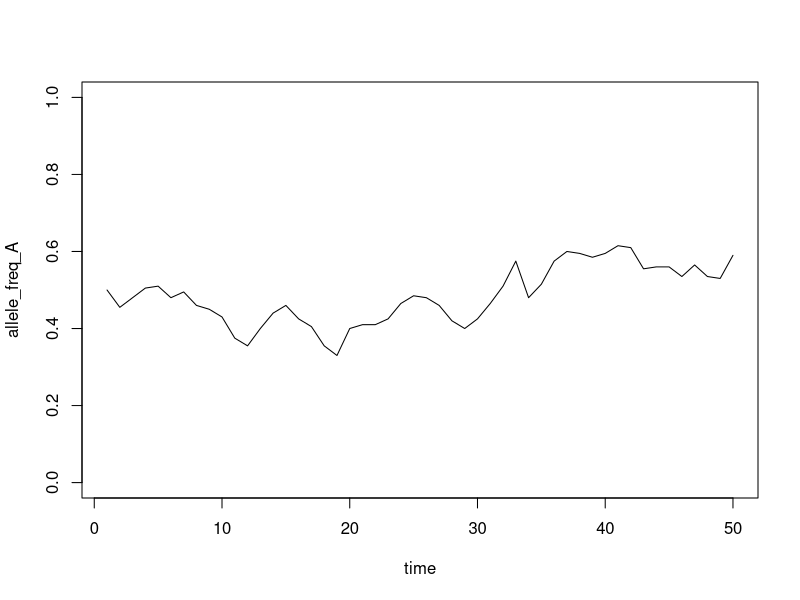

Recreate this plot in R.
## ---- chunk 1
init_pop_size <- 5000
## ---- chunk 2
pool_size <- 2 * init_pop_size
## ---- chunk 3
initial_frequency_A <- 0.5
initial_frequency_a <- 1 - initial_frequency_A
## ---- chunk 4
number_A <- 2 * round(initial_frequency_A * init_pop_size)
number_a <- 2 * round(initial_frequency_a * init_pop_size)
## ---- chunk 5
gene_pool <- c(rep("A", number_A), rep("a", number_a))
table(gene_pool)
## ---- chunk 6
new_gene_pool <- sample(gene_pool, 1000, replace = TRUE)
## ---- chunk 7
table(new_gene_pool)
## ---- chunk 8
# Set initial population size
init_pop_size <- 1000

# Set initial allele frequency
init_allele_freq_A <- 0.5
## ---- chunk 9
number_A <- 2 * init_allele_freq_A * init_pop_size
number_a <- 2 * init_pop_size - number_A

init_gene_pool <- c(rep("A", number_A), rep("a", number_a))
## ---- chunk 10
(gene_pool_table <- table(init_gene_pool))
## ---- chunk 11
(init_allele_freq_A <- gene_pool_table[2] / sum(gene_pool_table))
## ---- chunk 12
# Set number of generations
n_gen <- 50
pop_size <- 100

# Set up an empty vector of length n_gen to contain results
allele_freq_A <- rep(NA, n_gen)

# Put in an initial value for frequency of A
allele_freq_A[1] <- 0.5

# Establish the initial gene pool and name it gene_pool_time_n
# This part looks complicated, but I am just condensing the code from above into 1 line.
gene_pool_time_n <- c(rep("A", round(2 * allele_freq_A[1] * pop_size)), 
                    rep("a", round(2 * (1-allele_freq_A[1]) * pop_size)))

for (i in 2:n_gen) {
  gene_pool_time_n_plus_1 <- sample(gene_pool_time_n, pop_size * 2, replace = TRUE)
  gene_pool_table <- table(gene_pool_time_n_plus_1)
  allele_freq_A[i] <- gene_pool_table[2] / sum(gene_pool_table)

  # Replace the old gene pool with the new one.
  gene_pool_time_n <- gene_pool_time_n_plus_1
}
## ---- chunk 13
allele_freq_A[is.na(allele_freq_A)] <- 0
plot(1:n_gen, allele_freq_A, type = "l", xlab = "time", ylim = c(0, 1))
